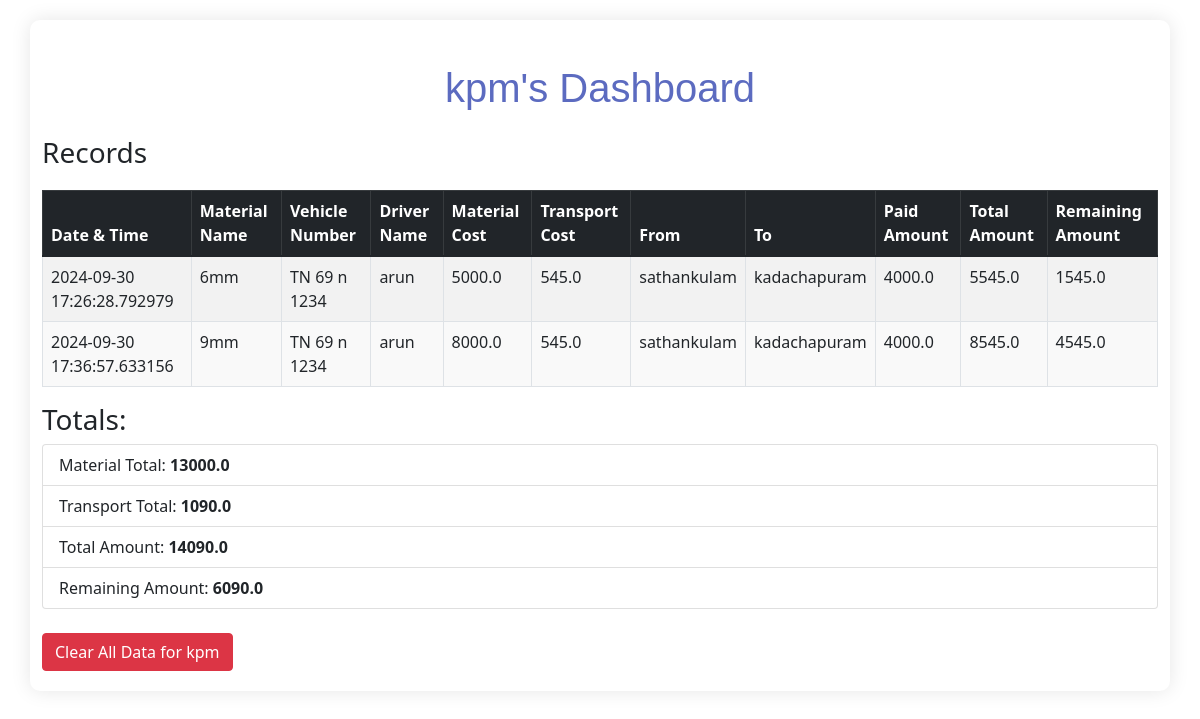
The app's page /dashboard/kpm with its own data.
### tables this page shows
CREATE TABLE clients (
            id INTEGER PRIMARY KEY,
            name TEXT
        );

CREATE TABLE records (
            id INTEGER PRIMARY KEY AUTOINCREMENT,
            client_id INTEGER,
            datetime TEXT,
            material_name TEXT,
            vehicle_number TEXT,
            driver_name TEXT,
            material_cost REAL,
            transport_cost REAL,
            from_location TEXT,
            to_location TEXT,
            paid_amount REAL,
            total_amount REAL,
            remaining_amount REAL,
            FOREIGN KEY (client_id) REFERENCES clients(id)
        );

### app.py (the view)
@app.route('/dashboard/<client_name>')
def client_dashboard(client_name):
    conn = sqlite3.connect('ada_transport.db')
    c = conn.cursor()
    c.execute("SELECT id FROM clients WHERE name=?", (client_name,))
    client = c.fetchone()
    if client is None:
        flash(f'Client {client_name} not found', 'danger')
        return redirect(url_for('index'))
    client_id = client[0]
    c.execute("SELECT * FROM records WHERE client_id=?", (client_id,))
    records = c.fetchall()
    c.execute("""
        SELECT SUM(material_cost), SUM(transport_cost), SUM(total_amount), SUM(remaining_amount)
        FROM records WHERE client_id=?
    """, (client_id,))
    totals = c.fetchone()
    material_total, transport_total, total_amount, remaining_total = totals
    conn.close()
    return render_template('/dashboard.html',
                           client_name=client_name,
                           records=records,
                           material_total=material_total,
                           transport_total=transport_total,
                           total_amount=total_amount,
                           remaining_total=remaining_total)

### templates/dashboard.html (shortened to what this page needs)
<!DOCTYPE html>
<html lang="en">
<head>
    <link rel="stylesheet" href="{{ url_for('static', filename='styles.css') }}">
    <link rel="stylesheet" href="https://stackpath.bootstrapcdn.com/bootstrap/5.1.3/css/bootstrap.min.css">
</head>
<body>
    <div class="container">
        <h1 class="text-center my-4">{{ client_name }}'s Dashboard</h1>
        <h3>Records</h3>
        <table class="table table-striped table-bordered">
            <thead class="table-dark">
                <tr>
                    <th>Date & Time</th>
                    <th>Material Name</th>
                    <th>Vehicle Number</th>
                    <th>Driver Name</th>
                    <th>Material Cost</th>
                    <th>Transport Cost</th>
                    <th>From</th>
                    <th>To</th>
                    <th>Paid Amount</th>
                    <th>Total Amount</th>
                    <th>Remaining Amount</th>
                </tr>
            </thead>
            <tbody>
                {% for record in records %}
                <tr>
                    <td>{{ record[2] }}</td>
                    <td>{{ record[3] }}</td>
                    <td>{{ record[4] }}</td>
                    <td>{{ record[5] }}</td>
                    <td>{{ record[6] }}</td>
                    <td>{{ record[7] }}</td>
                    <td>{{ record[8] }}</td>
                    <td>{{ record[9] }}</td>
                    <td>{{ record[10] }}</td>
                    <td>{{ record[11] }}</td>
                    <td>{{ record[12] }}</td>
                </tr>
                {% endfor %}
            </tbody>
        </table>
        <h3>Totals:</h3>
        <ul class="list-group mb-4">
            <li class="list-group-item">Material Total: <strong>{{ material_total }}</strong></li>
            <li class="list-group-item">Transport Total: <strong>{{ transport_total }}</strong></li>
            <li class="list-group-item">Total Amount: <strong>{{ total_amount }}</strong></li>
            <li class="list-group-item">Remaining Amount: <strong>{{ remaining_total }}</strong></li>
        </ul>
        <form action="{{ url_for('clear_client_data', client_name=client_name) }}" method="post">
            <button type="submit" class="btn btn-danger">Clear All Data for {{ client_name }}</button>
        </form>
    </div>
</body>
</html>

### static/styles.css (style rules this page uses)
:root { --primary-color: #5C6BC0; --secondary-color: #FFCA28; --accent-color: #F06292; --background-color: #F0F4C3; --text-color: #2E3B4E; --button-hover: #FFEB3B; }
body { font-family: 'Arial', sans-serif; background-color: var(--background-color); margin: 0; padding: 0; line-height: 1.6; color: var(--text-color); }
.container { max-width: 100%; width: 80%; margin: 20px auto; padding: 20px; background-color: #fff; border-radius: 10px; box-shadow: 0 0 20px rgba(0, 0, 0, 0.1); animation: fadeIn 1.2s ease-in-out; }
h1 { text-align: center; font-family: Helvetica, Arial, sans-serif; color: var(--primary-color); margin-bottom: 20px; transition: color 0.5s ease-in-out; }
button { padding: 12px 18px; border: none; border-radius: 5px; background-color: var(--secondary-color); color: var(--text-color); font-size: 16px; cursor: pointer; transition: background-color 0.3s ease, transform 0.2s ease, box-shadow 0.3s ease; }
.container { max-width: 100%; width: 80%; margin: 20px auto; padding: 20px; background-color: #fff; border-radius: 10px; box-shadow: 0 0 20px rgba(0, 0, 0, 0.1); }
.table { width: 100%; margin-top: 20px; border-collapse: collapse; }
.table th, .table td { padding: 12px; text-align: left; border-bottom: 1px solid #ddd; }
.table th { background-color: #007bff; color: white; }
.table tr:nth-child(even) { background-color: #f9f9f9; }

### records on screen
clients: name "kpm"
records: datetime "2024-09-30 17:26:28.792979", material_name "6mm", vehicle_number "TN 69 n 1234", driver_name "arun", material_cost "5000.0", transport_cost "545.0", from_location "sathankulam", to_location "kadachapuram", paid_amount "4000.0", total_amount "5545.0", remaining_amount "1545.0"
records: datetime "2024-09-30 17:36:57.633156", material_name "9mm", vehicle_number "TN 69 n 1234", driver_name "arun", material_cost "8000.0", transport_cost "545.0", from_location "sathankulam", to_location "kadachapuram", paid_amount "4000.0", total_amount "8545.0", remaining_amount "4545.0"

### other values on screen
{{ material_total }} "13000.0"
{{ transport_total }} "1090.0"
{{ total_amount }} "14090.0"
{{ remaining_total }} "6090.0"
